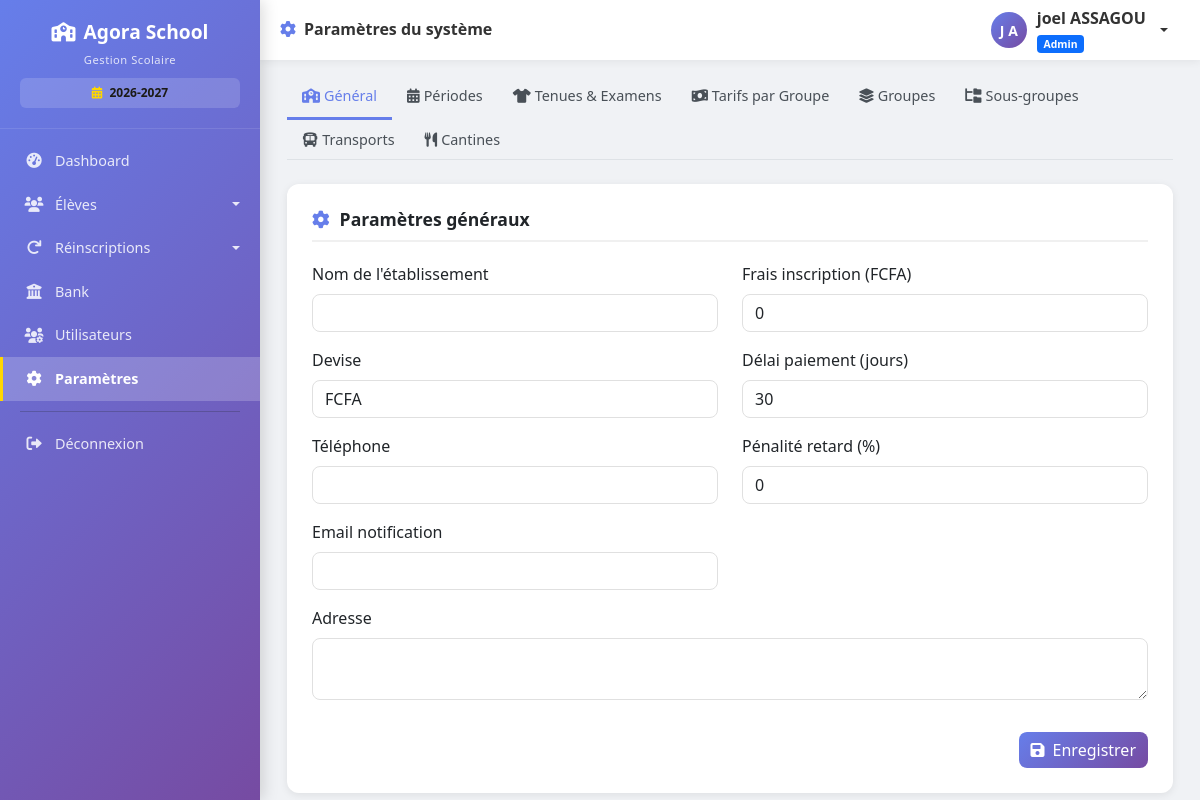
The page /parametres (signed in) on the database its author committed.
### models.py (models this page shows, shortened)
class Parametre(db.Model):
    __tablename__ = 'parametres'
    id = db.Column(db.Integer, primary_key=True)
    cle = db.Column(db.String(100), unique=True, nullable=False)
    valeur = db.Column(db.String(500))
    description = db.Column(db.String(200))
    date_modification = db.Column(db.DateTime, default=datetime.utcnow, onupdate=datetime.utcnow)

class User(UserMixin, db.Model):
    __tablename__ = 'users'
    id = db.Column(db.Integer, primary_key=True)
    username = db.Column(db.String(80), unique=True, nullable=False, index=True)
    password_hash = db.Column(db.String(200), nullable=False)
    nom = db.Column(db.String(100), nullable=False)
    prenom = db.Column(db.String(100), nullable=False)
    role = db.Column(db.String(20), default='user')  # admin, comptable, user
    actif = db.Column(db.Boolean, default=True)
    created_at = db.Column(db.DateTime, default=datetime.utcnow)
    last_login = db.Column(db.DateTime, nullable=True)
    @property
    def nom_complet(self):
        return f"{self.prenom} {self.nom}"

### routes.py (the view)
@app.route('/parametres')
@login_required
def parametres():
    if current_user.role != 'admin':
        flash('Accès réservé aux administrateurs', 'danger')
        return redirect(url_for('dashboard'))
    parametres = Parametre.query.all()
    parametres_dict = {p.cle: p.valeur for p in parametres}
    groupes = GroupeScolaire.query.order_by(GroupeScolaire.ordre).all()
    groupes_scolaires = GroupeScolaire.query.filter_by(actif=True).order_by(GroupeScolaire.ordre).all()
    sous_groupes = SousGroupe.query.order_by(SousGroupe.groupe_id, SousGroupe.ordre).all()
    types_frais = TypeFrais.query.order_by(TypeFrais.ordre).all()
    transports = OptionTransport.query.order_by(OptionTransport.ordre).all()
    cantines = OptionCantine.query.order_by(OptionCantine.ordre).all()
    tarifs = TarifFrais.query.order_by(TarifFrais.sous_groupe_id, TarifFrais.type_frais_id).all()
    tarifs_affectes = TarifFraisAffecte.query.order_by(TarifFraisAffecte.sous_groupe_id).all()
    return render_template('parametres.html',
                         parametres=parametres_dict,
                         groupes=groupes,
                         groupes_scolaires=groupes_scolaires,
                         sous_groupes=sous_groupes,
                         types_frais=types_frais,
                         transports=transports,
                         cantines=cantines,
                         tarifs=tarifs,
                         tarifs_affectes=tarifs_affectes)

### templates/parametres.html (shortened to what this page needs)
{% extends "base.html" %}
{% block page_title %}
<i class="fas fa-cog me-2" style="color: #667eea;"></i>Paramètres du système
{% endblock %}
{% block content %}
<div class="container-fluid">
    <ul class="nav nav-tabs mb-4" id="settingsTabs" role="tablist">
        <li class="nav-item"><button class="nav-link active" data-bs-toggle="tab" data-bs-target="#general"><i class="fas fa-school me-1"></i>Général</button></li>
        <li class="nav-item"><button class="nav-link" data-bs-toggle="tab" data-bs-target="#periodes"><i class="fas fa-calendar-alt me-1"></i>Périodes</button></li>
        <li class="nav-item"><button class="nav-link" data-bs-toggle="tab" data-bs-target="#tenues"><i class="fas fa-tshirt me-1"></i>Tenues & Examens</button></li>
        <li class="nav-item"><button class="nav-link" data-bs-toggle="tab" data-bs-target="#tarifs"><i class="fas fa-money-bill-wave me-1"></i>Tarifs par Groupe</button></li>
        <li class="nav-item"><button class="nav-link" data-bs-toggle="tab" data-bs-target="#groupes"><i class="fas fa-layer-group me-1"></i>Groupes</button></li>
        <li class="nav-item"><button class="nav-link" data-bs-toggle="tab" data-bs-target="#sous-groupes"><i class="fas fa-folder-tree me-1"></i>Sous-groupes</button></li>
        <li class="nav-item"><button class="nav-link" data-bs-toggle="tab" data-bs-target="#transports"><i class="fas fa-bus me-1"></i>Transports</button></li>
        <li class="nav-item"><button class="nav-link" data-bs-toggle="tab" data-bs-target="#cantines"><i class="fas fa-utensils me-1"></i>Cantines</button></li>
    </ul>
    <div class="tab-content">
        <div class="tab-pane fade show active" id="general"><div class="settings-section">
            <h5 class="section-title"><i class="fas fa-cog"></i>Paramètres généraux</h5>
            <form method="POST" action="{{ url_for('sauvegarder_tous_parametres') }}">
                <div class="row">
                    <div class="col-md-6">
                        <div class="mb-3"><label class="form-label">Nom de l'établissement</label><input type="text" name="nom_ecole" class="form-control" value="{{ parametres.get('nom_ecole', '') }}"></div>
                        <div class="mb-3"><label class="form-label">Devise</label><input type="text" name="devise" class="form-control" value="{{ parametres.get('devise', 'FCFA') }}"></div>
                        <div class="mb-3"><label class="form-label">Téléphone</label><input type="text" name="telephone_ecole" class="form-control" value="{{ parametres.get('telephone_ecole', '') }}"></div>
                        <div class="mb-3"><label class="form-label">Email notification</label><input type="email" name="email_notification" class="form-control" value="{{ parametres.get('email_notification', '') }}"></div>
                    </div>
                    <div class="col-md-6">
                        <div class="mb-3"><label class="form-label">Frais inscription (FCFA)</label><input type="number" name="frais_inscription" class="form-control" value="{{ parametres.get('frais_inscription', '0') }}"></div>
                        <div class="mb-3"><label class="form-label">Délai paiement (jours)</label><input type="number" name="delai_paiement" class="form-control" value="{{ parametres.get('delai_paiement', '30') }}"></div>
                        <div class="mb-3"><label class="form-label">Pénalité retard (%)</label><input type="number" name="penalite_retard" class="form-control" value="{{ parametres.get('penalite_retard', '0') }}"></div>
                    </div>
                    <div class="col-12"><div class="mb-3"><label class="form-label">Adresse</label><textarea name="adresse_ecole" class="form-control" rows="2">{{ parametres.get('adresse_ecole', '') }}</textarea></div></div>
                </div>
                <div class="text-end mt-3"><button type="submit" class="btn btn-primary"><i class="fas fa-save me-2"></i>Enregistrer</button></div>
            </form>
        </div></div>
            {% set annees = parametres.get('annees_scolaires', '2024-2025,2025-2026,2026-2027').split(',') %}
            {% set active = parametres.get('annee_scolaire_active', '') %}
                        {% set mat_insc = tarifs_affectes|selectattr('groupe_id','equalto',1)|selectattr('type_tarif','equalto','inscription')|first %}
                        {% set mat_normal = tarifs_affectes|selectattr('groupe_id','equalto',1)|selectattr('est_affecte','equalto',false)|selectattr('type_tarif','equalto','scolarite')|first %}
                        {% set mat_affecte = tarifs_affectes|selectattr('groupe_id','equalto',1)|selectattr('est_affecte','equalto',true)|first %}
                        {% set prim_insc = tarifs_affectes|selectattr('groupe_id','equalto',2)|selectattr('type_tarif','equalto','inscription')|first %}
                        {% set prim_normal = tarifs_affectes|selectattr('groupe_id','equalto',2)|selectattr('est_affecte','equalto',false)|selectattr('type_tarif','equalto','scolarite')|first %}
                        {% set prim_affecte = tarifs_affectes|selectattr('groupe_id','equalto',2)|selectattr('est_affecte','equalto',true)|first %}
                        {% set pc_insc = tarifs_affectes|selectattr('groupe_id','equalto',3)|selectattr('type_tarif','equalto','inscription')|first %}
                        {% set pc_normal = tarifs_affectes|selectattr('groupe_id','equalto',3)|selectattr('est_affecte','equalto',false)|selectattr('type_tarif','equalto','scolarite')|first %}
                        {% set pc_affecte = tarifs_affectes|selectattr('groupe_id','equalto',3)|selectattr('est_affecte','equalto',true)|first %}
                        {% set sc_insc = tarifs_affectes|selectattr('groupe_id','equalto',4)|selectattr('type_tarif','equalto','inscription')|first %}
                        {% set sc_normal = tarifs_affectes|selectattr('groupe_id','equalto',4)|selectattr('est_affecte','equalto',false)|selectattr('type_tarif','equalto','scolarite')|first %}
                        {% set sc_affecte = tarifs_affectes|selectattr('groupe_id','equalto',4)|selectattr('est_affecte','equalto',true)|first %}
    </div>
</div>
{% endblock %}

### templates/base.html (shortened to what this page needs)
<!DOCTYPE html>
<html lang="fr">
<head>
    <link href="https://cdn.jsdelivr.net/npm/bootstrap@5.1.3/dist/css/bootstrap.min.css" rel="stylesheet">
    <link rel="stylesheet" href="https://cdnjs.cloudflare.com/ajax/libs/font-awesome/6.0.0/css/all.min.css">
    <link href="https://cdn.datatables.net/1.11.5/css/dataTables.bootstrap5.min.css" rel="stylesheet">
</head>
<body>
    <div class="app-layout">
        {% if current_user.is_authenticated %}
        <aside class="sidebar" id="sidebar">
            <div class="sidebar-logo">
                <h4><i class="fas fa-school me-2"></i>Agora School</h4>
                <small>Gestion Scolaire</small>
                {% set annee_active = parametres_ecole.get('annee_scolaire_active', '2025-2026') if parametres_ecole else '2025-2026' %}
                <div style="margin-top: 8px; padding: 6px 10px; background: rgba(255,255,255,0.15); border-radius: 6px; font-size: 0.75rem;">
                    <i class="fas fa-calendar-alt me-1" style="color: #ffd700;"></i>
                    <strong style="color: #1b1a16;">{{ annee_active }}</strong>
                </div>
            </div>
            <nav class="sidebar-nav">
                {% if current_user.role == 'admin' %}
                <a class="nav-link {% if request.endpoint == 'dashboard' %}active{% endif %}"
                   href="{{ url_for('dashboard') }}">
                    <i class="fas fa-tachometer-alt"></i> Dashboard
                </a>
                {% endif %}
                <div class="eleves-dropdown">
                    <a class="nav-link dropdown-toggle {% if request.endpoint == 'liste_eleves' %}active{% endif %}"
                       href="#" onclick="toggleSidebarDropdown(event, this)">
                        <i class="fas fa-users"></i> Élèves
                    </a>
                </div>
                {% if current_user.role in ['admin', 'comptable'] %}
                <div class="eleves-dropdown">
                    <a class="nav-link dropdown-toggle {% if request.endpoint in ['liste_reinscriptions', 'reinscrire_anciens'] %}active{% endif %}"
                       href="#" onclick="toggleSidebarDropdown(event, this)">
                        <i class="fas fa-redo"></i> Réinscriptions
                    </a>
                </div>
                {% endif %}
                {% if current_user.role in ['admin', 'comptable'] %}
                <a class="nav-link {% if request.endpoint == 'bank' %}active{% endif %}"
                   href="{{ url_for('bank') }}">
                    <i class="fas fa-university"></i> Bank
                </a>
                {% endif %}
                {% if current_user.role == 'admin' %}
                <a class="nav-link {% if request.endpoint == 'liste_utilisateurs' %}active{% endif %}"
                   href="{{ url_for('liste_utilisateurs') }}">
                    <i class="fas fa-users-cog"></i> Utilisateurs
                </a>
                <a class="nav-link {% if request.endpoint == 'parametres' %}active{% endif %}"
                   href="{{ url_for('parametres') }}">
                    <i class="fas fa-cog"></i> Paramètres
                </a>
                {% endif %}
                <hr>
                <a class="nav-link" href="{{ url_for('logout') }}">
                    <i class="fas fa-sign-out-alt"></i> Déconnexion
                </a>
            </nav>
        </aside>
        {% endif %}
        <main class="main-area">
            {% if current_user.is_authenticated %}
            <header class="topbar">
                <div class="d-flex align-items-center gap-2">
                    <h5>{% block page_title %}Gestion utilisateur{% endblock %}</h5>
                </div>
                <div class="dropdown">
                    <a href="#" class="user-dropdown dropdown-toggle" data-bs-toggle="dropdown" aria-label="Menu utilisateur">
                        <div class="user-avatar">
                            {{ current_user.prenom[0]|upper if current_user.prenom else current_user.username[0]|upper }}
                            {{ current_user.nom[0]|upper if current_user.nom else '' }}
                        </div>
                        <div class="d-none d-md-block text-start">
                            <strong>{{ current_user.nom_complet or current_user.username }}</strong>
                            <div>
                                <span class="badge bg-{{ 'primary' if current_user.role == 'admin' else 'warning' if current_user.role == 'comptable' else 'info' }}"
                                      style="font-size:0.65rem;">
                                    {{ current_user.role|capitalize }}
                                </span>
                            </div>
                        </div>
                    </a>
                </div>
            </header>
            {% endif %}
            <div class="page-content" id="pageContent">
                {% block content %}{% endblock %}
            </div>
        </main>
    </div>
</body>
</html>

### rows shown on the page
Parametre: valeur "2026-2027"
User: prenom "J", nom "A", prenom+nom "joel ASSAGOU", role "Admin"
Parametre: devise "FCFA"
Parametre: delai_paiement "30"
